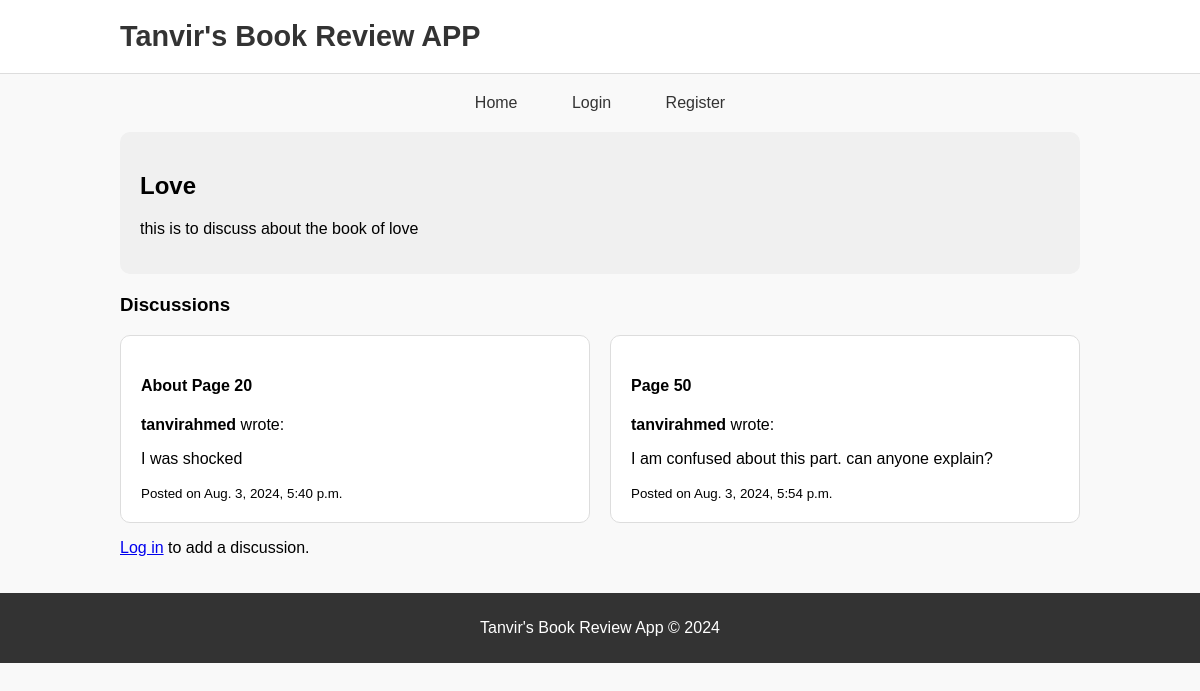
Page /book_clubs/2/ on the committed database.
### reviews/models.py (models this page shows, shortened)
class BookClub(models.Model):
    name = models.CharField(max_length=100)
    description = models.TextField()
    members = models.ManyToManyField(User, related_name='book_clubs')

class Discussion(models.Model):
    book_club = models.ForeignKey(BookClub, on_delete=models.CASCADE, related_name='discussions')
    topic = models.CharField(max_length=200)
    user = models.ForeignKey(User, on_delete=models.CASCADE)
    message = models.TextField()
    created_at = models.DateTimeField(auto_now_add=True)

### reviews/views.py (the view)
# urls.py: path('book_clubs/<int:club_id>/', book_club_detail, name='book_club_detail'),
def book_club_detail(request, club_id):
    club = get_object_or_404(BookClub, id=club_id)
    discussions = Discussion.objects.filter(book_club=club)
    return render(request, 'reviews/book_club_detail.html', {'club': club, 'discussions': discussions})

### reviews/templates/reviews/book_club_detail.html (shortened to what this page needs)
{% extends 'base.html' %}
{% block content %}
<div class="club-header">
    <h2>{{ club.name }}</h2>
    <p>{{ club.description }}</p>
</div>
<h3>Discussions</h3>
{% if discussions %}
<div class="discussion-container">
    {% for discussion in discussions %}
    <div class="discussion-card">
        <h4>{{ discussion.topic }}</h4>
        <p><strong>{{ discussion.user.username }}</strong> wrote:</p>
        <p>{{ discussion.message }}</p>
        <small>Posted on {{ discussion.created_at }}</small>
    </div>
    {% endfor %}
</div>
{% else %}
<p>No discussions yet. Be the first to start a discussion!</p>
{% endif %}
{% if user.is_authenticated %}
    <div class="discussion-form">
        <h3>Add Discussion</h3>
        <form method="post" action="{% url 'add_discussion' club.id %}">
            {% csrf_token %}
            <div class="form-group">
                <label for="topic">Topic</label>
                <input type="text" id="topic" name="topic" required>
            </div>
            <div class="form-group">
                <label for="message">Message</label>
                <textarea id="message" name="message" rows="4" required></textarea>
            </div>
            <button type="submit">Submit</button>
        </form>
    </div>
{% else %}
    <p><a href="{% url 'login' %}">Log in</a> to add a discussion.</p>
{% endif %}
{% endblock %}

### reviews/static/reviews/base.css (style rules this page uses)
body { font-family: Arial, sans-serif; margin: 0; padding: 0; background-color: #f9f9f9; }

### reviews/templates/base.html (style rules this page uses)
body { font-family: Arial, sans-serif; margin: 0; padding: 0; background-color: #f9f9f9; }
.club-header { margin-bottom: 20px; padding: 20px; background-color: #f0f0f0; border-radius: 10px; }
.discussion-container { display: grid; grid-template-columns: repeat(auto-fit, minmax(250px, 1fr)); gap: 20px; }
.discussion-card { background-color: #fff; border: 1px solid #ddd; border-radius: 10px; padding: 20px; box-shadow: 04px8pxrgba(0, 0, 0, 0.1); transition: transform 0.3s ease, box-shadow 0.3s ease; }
html, body { height: 100%; margin: 0; padding: 0; }

### rows in the picture
BookClub: name "Love", description "this is to discuss about the book of love"
Discussion: topic "About Page 20", user.username "tanvirahmed", message "I was shocked", created_at "Aug. 3, 2024, 5:40 p.m."
Discussion: topic "Page 50", user.username "tanvirahmed", message "I am confused about this part. can anyone explain?", created_at "Aug. 3, 2024, 5:54 p.m."
